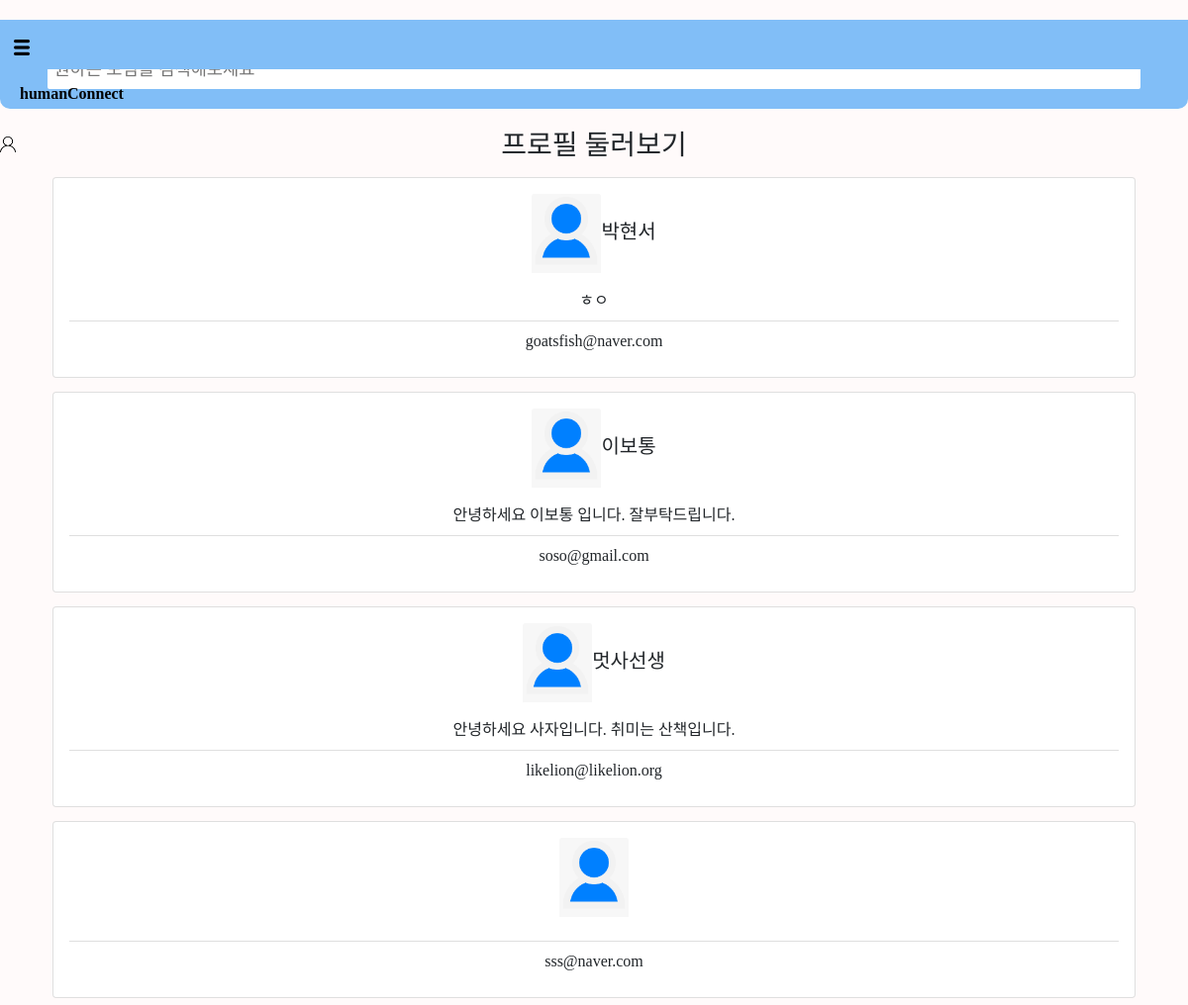
Page /hconnectapp/profiles/ on the earlier database version.
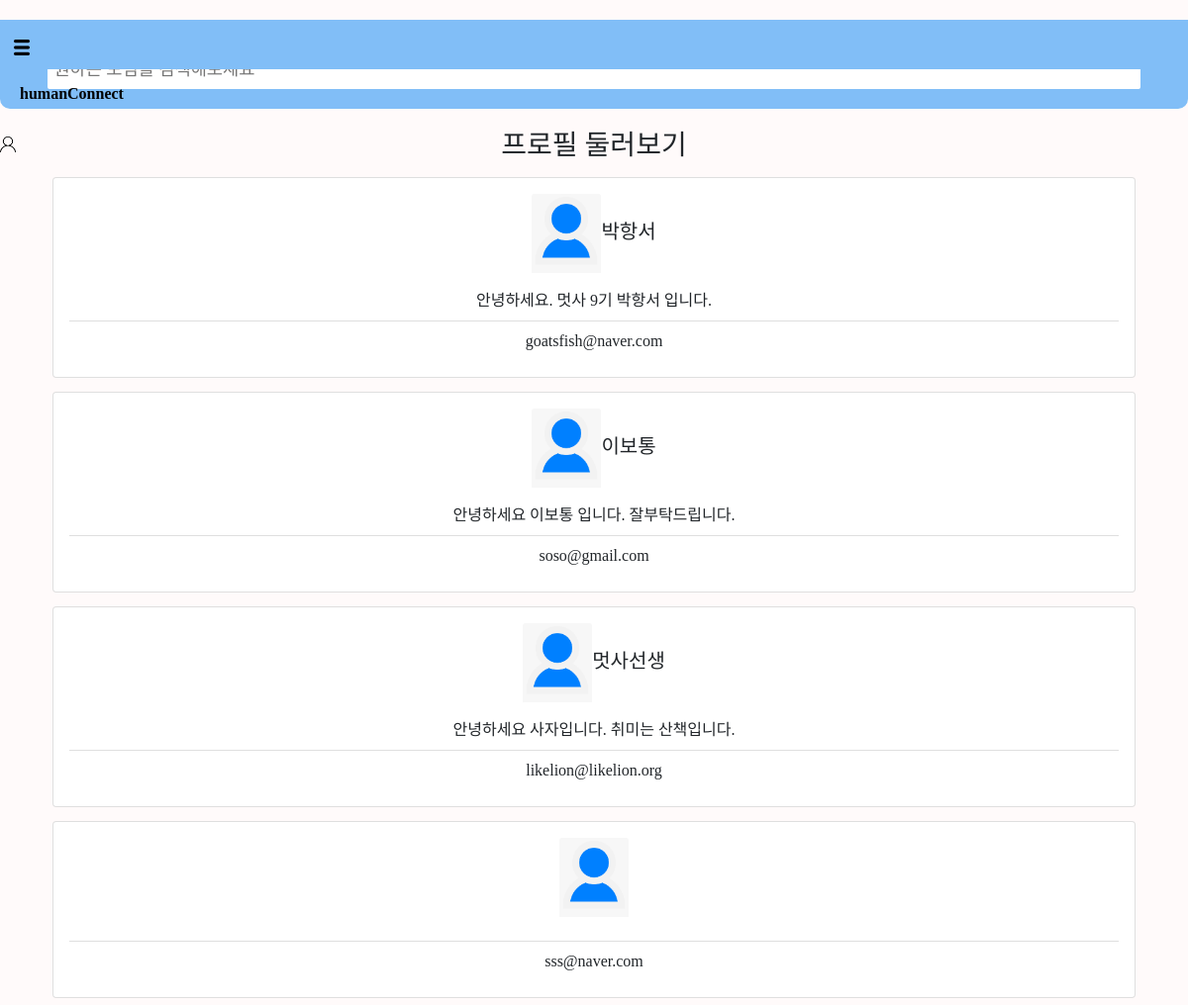
Same page on the later database version.
### account/models.py (models this page shows)
class CustomUser(AbstractUser):
    nickname = models.CharField(max_length=100)
    body = models.TextField()
    email = models.EmailField()

### hconnectapp/views.py (the view)
# urls.py: path('profiles/', profiles, name="profiles"),
def profiles(request):
    CustomUsers = CustomUser.objects.all()
    Hobbys = Hobby.objects.all()
    return render(request, 'profiles.html', {'CustomUsers': CustomUsers, 'Hobbys': Hobbys})

### hconnectapp/templates/profiles.html (shortened to what this page needs)
{% extends 'base.html' %}
{% block contents %}
{% load static %}
<head>
</head>
<h3>프로필 둘러보기</h3>
        {% for userp in CustomUsers %}
            <div class="container">
                <a class="btn" data-bs-toggle="modal" href="#exampleModalToggle{{userp.username}}" role="button" style="display: flex;flex-direction: column; width:auto;">
                    <div class="card " style="width: 18rem; display: flex; flex-direction: column; width:auto;">
                        <div class="card-body">
                            <h5 class="card-title">
                              <img src="{% static 'profile.png' %}" class="card-img-top" alt="..." style="width:70px">{{userp.nickname}}
                            </h5>
                            <ul class="list-group list-group-flush">
                                <li class="list-group-item">{{userp.body}}</li>
                                <li class="list-group-item">{{userp.email}}</li>
                            </ul>
                        </div>
                    </div>
                </a>
            </div>
            {% endfor %}
{% endblock %}

Differences in the rows shown:
changed CustomUser "goatsfish@naver.com": nickname "박현서" → "박항서"; body "ㅎㅇ" → "안녕하세요. 멋사 9기 박항서 입니다."
